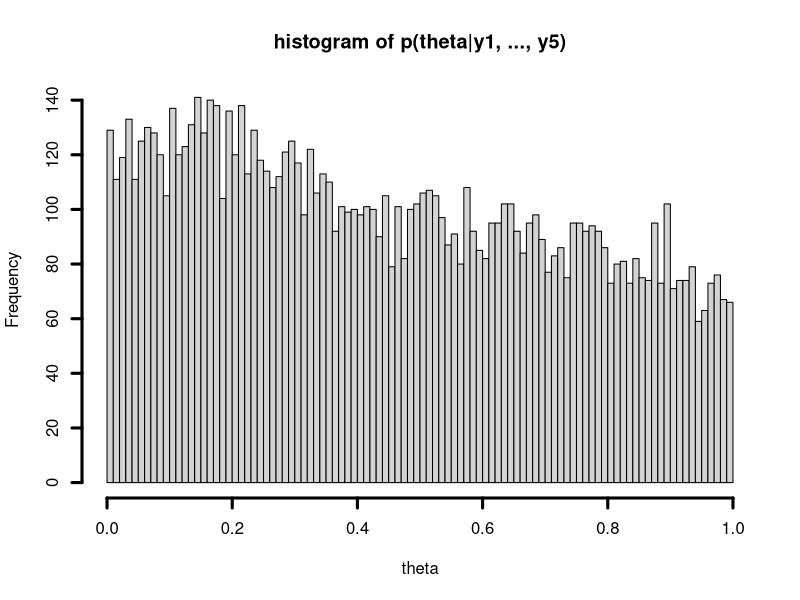
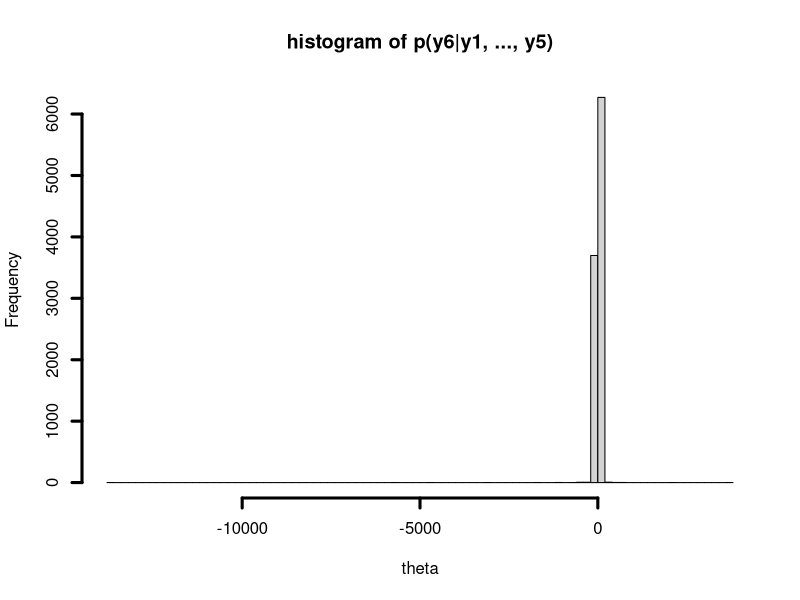

Reproduce these figures in R, in order.
y         = c(-2,-1,0,1.5,2.5);
m         = 100;
n.samples = 1e4;
t.grid = matrix(seq(1/(2*m),1-(1/(2*m)),by=1/m), ncol=1);

d.grid = matrix(rep(NA,length(t.grid)), ncol=1);
for (i in 1:length(t.grid))
{
  d.grid[i] = prod(dcauchy(y, location = t.grid[i]));
}

F.vec                = cumsum(d.grid)/sum(d.grid);
U                    = runif(n.samples);
sampled.indices      = matrix(rep(NA, n.samples), ncol=1);
for (j in 1:length(U))
{
  sampled.indices[j]=sum(F.vec<U[j])+1; # Get the index that was sampled from t.grid
}

# sample a uniform jitter about the sampled point
uniform.jitter       = matrix(runif(n.samples), ncol=1)*(1/(2*m));

posterior.sampled.t = t.grid[sampled.indices] + uniform.jitter;

jpeg("problem_2_11_b_bayesian_data_analysis.jpg", height=800, width=800);

hist(posterior.sampled.t, breaks=100 ,lwd=3, col="lightgrey", xlab = "theta",
      main = "histogram of p(theta|y1, ..., y5)");

posterior.sampled.y = posterior.sampled.t + rcauchy(n.samples);

jpeg("problem_2_11_c_bayesian_data_analysis.jpg", height=800, width=800);

hist(posterior.sampled.y, breaks=100 ,lwd=3, col="lightgrey", xlab = "theta",
     main = "histogram of p(y6|y1, ..., y5)");
     
dev.off();
